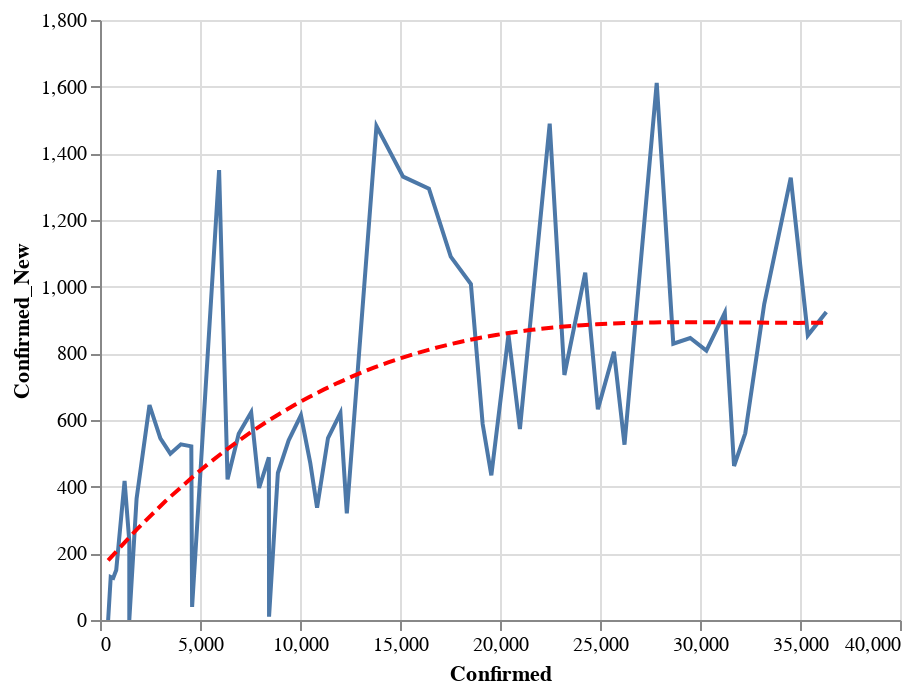

This figure's notebook cell:
### Code cell
data = county_data('CA')
state = alt.Chart(data[data['County'] == 'Los Angeles'].sort_values('Date').tail(60)).mark_line().encode(
    x='Confirmed:Q',
    y='Confirmed_New:Q'
)
reg = state.transform_regression("Confirmed", "Confirmed_New", method="poly").mark_line(color='red', strokeDash=[6,3])
(state+reg).interactive()

### Figure 1 — Vega-Lite specification as saved in the notebook (floating-point values rounded to 4 significant figures)
{"config": {"view": {"continuousWidth": 400, "continuousHeight": 300}}, "layer": [{"mark": "line", "encoding": {"x": {"type": "quantitative", "field": "Confirmed"}, "y": {"type": "quantitative", "field": "Confirmed_New"}}, "selection": {"selector016": {"type": "interval", "bind": "scales", "encodings": ["x", "y"]}}}, {"mark": {"type": "line", "color": "red", "strokeDash": [6, 3]}, "encoding": {"x": {"type": "quantitative", "field": "Confirmed"}, "y": {"type": "quantitative", "field": "Confirmed_New"}}, "transform": [{"on": "Confirmed", "regression": "Confirmed_New", "method": "poly"}]}], "data": {"name": "data-2bb5ead5dc7f865883891ad285792890"}, "$schema": "https://vega.github.io/schema/vega-lite/v4.0.2.json", "datasets": {"data-2bb5ead5dc7f865883891ad285792890": [{"County": "Los Angeles", "Date": "03-22-2020", "Confirmed": 407.0, "Deaths": 5.0, "Recovered": 0.0, "Confirmed_New": 0.0, "Deaths_New": 0.0, "Recovered_New": 0.0, "Active": 402.0}, {"County": "Los Angeles", "Date": "03-23-2020", "Confirmed": 536.0, "Deaths": 7.0, "Recovered": 0.0, "Confirmed_New": 129.0, "Deaths_New": 2.0, "Recovered_New": 0.0, "Active": 529.0}, {"County": "Los Angeles", "Date": "03-24-2020", "Confirmed": 662.0, "Deaths": 11.0, "Recovered": 0.0, "Confirmed_New": 126.0, "Deaths_New": 4.0, "Recovered_New": 0.0, "Active": 651.0}, {"County": "Los Angeles", "Date": "03-25-2020", "Confirmed": 812.0, "Deaths": 13.0, "Recovered": 0.0, "Confirmed_New": 150.0, "Deaths_New": 2.0, "Recovered_New": 0.0, "Active": 799.0}, {"County": "Los Angeles", "Date": "03-26-2020", "Confirmed": 1229.0, "Deaths": 21.0, "Recovered": 0.0, "Confirmed_New": 417.0, "Deaths_New": 8.0, "Recovered_New": 0.0, "Active": 1208.0}, {"County": "Los Angeles", "Date": "03-27-2020", "Confirmed": 1465.0, "Deaths": 26.0, "Recovered": 0.0, "Confirmed_New": 236.0, "Deaths_New": 5.0, "Recovered_New": 0.0, "Active": 1439.0}, {"County": "Los Angeles", "Date": "03-28-2020", "Confirmed": 1465.0, "Deaths": 26.0, "Recovered": 0.0, "Confirmed_New": 0.0, "Deaths_New": 0.0, "Recovered_New": 0.0, "Active": 1439.0}, {"County": "Los Angeles", "Date": "03-29-2020", "Confirmed": 1829.0, "Deaths": 32.0, "Recovered": 0.0, "Confirmed_New": 364.0, "Deaths_New": 6.0, "Recovered_New": 0.0, "Active": 1797.0}, {"County": "Los Angeles", "Date": "03-30-2020", "Confirmed": 2474.0, "Deaths": 44.0, "Recovered": 0.0, "Confirmed_New": 645.0, "Deaths_New": 12.0, "Recovered_New": 0.0, "Active": 2430.0}, {"County": "Los Angeles", "Date": "03-31-2020", "Confirmed": 3019.0, "Deaths": 54.0, "Recovered": 0.0, "Confirmed_New": 545.0, "Deaths_New": 10.0, "Recovered_New": 0.0, "Active": 2965.0}, {"County": "Los Angeles", "Date": "04-01-2020", "Confirmed": 3518.0, "Deaths": 64.0, "Recovered": 0.0, "Confirmed_New": 499.0, "Deaths_New": 10.0, "Recovered_New": 0.0, "Active": 3454.0}, {"County": "Los Angeles", "Date": "04-02-2020", "Confirmed": 4045.0, "Deaths": 78.0, "Recovered": 0.0, "Confirmed_New": 527.0, "Deaths_New": 14.0, "Recovered_New": 0.0, "Active": 3967.0}, {"County": "Los Angeles", "Date": "04-03-2020", "Confirmed": 4566.0, "Deaths": 89.0, "Recovered": 0.0, "Confirmed_New": 521.0, "Deaths_New": 11.0, "Recovered_New": 0.0, "Active": 4477.0}, {"County": "Los Angeles", "Date": "04-04-2020", "Confirmed": 4605.0, "Deaths": 93.0, "Recovered": 0.0, "Confirmed_New": 39.0, "Deaths_New": 4.0, "Recovered_New": 0.0, "Active": 4512.0}, {"County": "Los Angeles", "Date": "04-05-2020", "Confirmed": 5955.0, "Deaths": 132.0, "Recovered": 0.0, "Confirmed_New": 1350.0, "Deaths_New": 39.0, "Recovered_New": 0.0, "Active": 5823.0}, {"County": "Los Angeles", "Date": "04-06-2020", "Confirmed": 6377.0, "Deaths": 147.0, "Recovered": 0.0, "Confirmed_New": 422.0, "Deaths_New": 15.0, "Recovered_New": 0.0, "Active": 6230.0}, {"County": "Los Angeles", "Date": "04-07-2020", "Confirmed": 6936.0, "Deaths": 169.0, "Recovered": 0.0, "Confirmed_New": 559.0, "Deaths_New": 22.0, "Recovered_New": 0.0, "Active": 6767.0}, {"County": "Los Angeles", "Date": "04-08-2020", "Confirmed": 7559.0, "Deaths": 198.0, "Recovered": 0.0, "Confirmed_New": 623.0, "Deaths_New": 29.0, "Recovered_New": 0.0, "Active": 7361.0}, {"County": "Los Angeles", "Date": "04-09-2020", "Confirmed": 7955.0, "Deaths": 223.0, "Recovered": 0.0, "Confirmed_New": 396.0, "Deaths_New": 25.0, "Recovered_New": 0.0, "Active": 7732.0}, {"County": "Los Angeles", "Date": "04-10-2020", "Confirmed": 8443.0, "Deaths": 242.0, "Recovered": 0.0, "Confirmed_New": 488.0, "Deaths_New": 19.0, "Recovered_New": 0.0, "Active": 8201.0}, {"County": "Los Angeles", "Date": "04-11-2020", "Confirmed": 8453.0, "Deaths": 244.0, "Recovered": 0.0, "Confirmed_New": 10.0, "Deaths_New": 2.0, "Recovered_New": 0.0, "Active": 8209.0}, {"County": "Los Angeles", "Date": "04-12-2020", "Confirmed": 8894.0, "Deaths": 269.0, "Recovered": 0.0, "Confirmed_New": 441.0, "Deaths_New": 25.0, "Recovered_New": 0.0, "Active": 8625.0}, {"County": "Los Angeles", "Date": "04-13-2020", "Confirmed": 9433.0, "Deaths": 322.0, "Recovered": 0.0, "Confirmed_New": 539.0, "Deaths_New": 53.0, "Recovered_New": 0.0, "Active": 9111.0}, {"County": "Los Angeles", "Date": "04-14-2020", "Confirmed": 10050.0, "Deaths": 360.0, "Recovered": 0.0, "Confirmed_New": 614.0, "Deaths_New": 38.0, "Recovered_New": 0.0, "Active": 9687.0}, {"County": "Los Angeles", "Date": "04-15-2020", "Confirmed": 10520.0, "Deaths": 405.0, "Recovered": 0.0, "Confirmed_New": 470.0, "Deaths_New": 45.0, "Recovered_New": 0.0, "Active": 10110.0}, {"County": "Los Angeles", "Date": "04-16-2020", "Confirmed": 10850.0, "Deaths": 457.0, "Recovered": 0.0, "Confirmed_New": 337.0, "Deaths_New": 52.0, "Recovered_New": 0.0, "Active": 10400.0}, {"County": "Los Angeles", "Date": "04-17-2020", "Confirmed": 11400.0, "Deaths": 497.0, "Recovered": 0.0, "Confirmed_New": 546.0, "Deaths_New": 40.0, "Recovered_New": 0.0, "Active": 10900.0}, {"County": "Los Angeles", "Date": "04-18-2020", "Confirmed": 12020.0, "Deaths": 576.0, "Recovered": 0.0, "Confirmed_New": 621.0, "Deaths_New": 79.0, "Recovered_New": 0.0, "Active": 11440.0}, {"County": "Los Angeles", "Date": "04-19-2020", "Confirmed": 12340.0, "Deaths": 600.0, "Recovered": 0.0, "Confirmed_New": 320.0, "Deaths_New": 24.0, "Recovered_New": 0.0, "Active": 11740.0}, {"County": "Los Angeles", "Date": "04-20-2020", "Confirmed": 13820.0, "Deaths": 619.0, "Recovered": 0.0, "Confirmed_New": 1482.0, "Deaths_New": 19.0, "Recovered_New": 0.0, "Active": 13200.0}, {"County": "Los Angeles", "Date": "04-21-2020", "Confirmed": 15150.0, "Deaths": 663.0, "Recovered": 0.0, "Confirmed_New": 1330.0, "Deaths_New": 44.0, "Recovered_New": 0.0, "Active": 14490.0}, {"County": "Los Angeles", "Date": "04-22-2020", "Confirmed": 16450.0, "Deaths": 732.0, "Recovered": 0.0, "Confirmed_New": 1294.0, "Deaths_New": 69.0, "Recovered_New": 0.0, "Active": 15720.0}, {"County": "Los Angeles", "Date": "04-23-2020", "Confirmed": 17540.0, "Deaths": 797.0, "Recovered": 0.0, "Confirmed_New": 1090.0, "Deaths_New": 65.0, "Recovered_New": 0.0, "Active": 16740.0}, {"County": "Los Angeles", "Date": "04-24-2020", "Confirmed": 18540.0, "Deaths": 850.0, "Recovered": 0.0, "Confirmed_New": 1008.0, "Deaths_New": 53.0, "Recovered_New": 0.0, "Active": 17700.0}, {"County": "Los Angeles", "Date": "04-25-2020", "Confirmed": 19130.0, "Deaths": 895.0, "Recovered": 0.0, "Confirmed_New": 588.0, "Deaths_New": 45.0, "Recovered_New": 0.0, "Active": 18240.0}, {"County": "Los Angeles", "Date": "04-26-2020", "Confirmed": 19570.0, "Deaths": 916.0, "Recovered": 0.0, "Confirmed_New": 434.0, "Deaths_New": 21.0, "Recovered_New": 0.0, "Active": 18650.0}, {"County": "Los Angeles", "Date": "04-27-2020", "Confirmed": 20420.0, "Deaths": 944.0, "Recovered": 0.0, "Confirmed_New": 856.0, "Deaths_New": 28.0, "Recovered_New": 0.0, "Active": 19480.0}, {"County": "Los Angeles", "Date": "04-28-2020", "Confirmed": 21000.0, "Deaths": 1002.0, "Recovered": 0.0, "Confirmed_New": 573.0, "Deaths_New": 58.0, "Recovered_New": 0.0, "Active": 19990.0}, {"County": "Los Angeles", "Date": "04-29-2020", "Confirmed": 22480.0, "Deaths": 1056.0, "Recovered": 0.0, "Confirmed_New": 1489.0, "Deaths_New": 54.0, "Recovered_New": 0.0, "Active": 21430.0}, {"County": "Los Angeles", "Date": "04-30-2020", "Confirmed": 23220.0, "Deaths": 1111.0, "Recovered": 0.0, "Confirmed_New": 735.0, "Deaths_New": 55.0, "Recovered_New": 0.0, "Active": 22110.0}, {"County": "Los Angeles", "Date": "05-01-2020", "Confirmed": 24260.0, "Deaths": 1174.0, "Recovered": 0.0, "Confirmed_New": 1042.0, "Deaths_New": 63.0, "Recovered_New": 0.0, "Active": 23090.0}, {"County": "Los Angeles", "Date": "05-02-2020", "Confirmed": 24890.0, "Deaths": 1209.0, "Recovered": 0.0, "Confirmed_New": 632.0, "Deaths_New": 35.0, "Recovered_New": 0.0, "Active": 23680.0}, {"County": "Los Angeles", "Date": "05-03-2020", "Confirmed": 25700.0, "Deaths": 1231.0, "Recovered": 0.0, "Confirmed_New": 805.0, "Deaths_New": 22.0, "Recovered_New": 0.0, "Active": 24470.0}, {"County": "Los Angeles", "Date": "05-04-2020", "Confirmed": 26220.0, "Deaths": 1257.0, "Recovered": 0.0, "Confirmed_New": 526.0, "Deaths_New": 26.0, "Recovered_New": 0.0, "Active": 24970.0}, {"County": "Los Angeles", "Date": "05-05-2020", "Confirmed": 27840.0, "Deaths": 1315.0, "Recovered": 0.0, "Confirmed_New": 1611.0, "Deaths_New": 58.0, "Recovered_New": 0.0, "Active": 26520.0}, {"County": "Los Angeles", "Date": "05-06-2020", "Confirmed": 28660.0, "Deaths": 1369.0, "Recovered": 0.0, "Confirmed_New": 829.0, "Deaths_New": 54.0, "Recovered_New": 0.0, "Active": 27300.0}, {"County": "Los Angeles", "Date": "05-07-2020", "Confirmed": 29510.0, "Deaths": 1418.0, "Recovered": 0.0, "Confirmed_New": 846.0, "Deaths_New": 49.0, "Recovered_New": 0.0, "Active": 28090.0}, {"County": "Los Angeles", "Date": "05-08-2020", "Confirmed": 30320.0, "Deaths": 1470.0, "Recovered": 0.0, "Confirmed_New": 808.0, "Deaths_New": 52.0, "Recovered_New": 0.0, "Active": 28850.0}, {"County": "Los Angeles", "Date": "05-09-2020", "Confirmed": 31240.0, "Deaths": 1515.0, "Recovered": 0.0, "Confirmed_New": 922.0, "Deaths_New": 45.0, "Recovered_New": 0.0, "Active": 29730.0}, {"County": "Los Angeles", "Date": "05-10-2020", "Confirmed": 31700.0, "Deaths": 1531.0, "Recovered": 0.0, "Confirmed_New": 462.0, "Deaths_New": 16.0, "Recovered_New": 0.0, "Active": 30170.0}, {"County": "Los Angeles", "Date": "05-11-2020", "Confirmed": 32260.0, "Deaths": 1570.0, "Recovered": 0.0, "Confirmed_New": 560.0, "Deaths_New": 39.0, "Recovered_New": 0.0, "Active": 30690.0}, {"County": "Los Angeles", "Date": "05-12-2020", "Confirmed": 33210.0, "Deaths": 1616.0, "Recovered": 0.0, "Confirmed_New": 948.0, "Deaths_New": 46.0, "Recovered_New": 0.0, "Active": 31600.0}, {"County": "Los Angeles", "Date": "05-13-2020", "Confirmed": 34540.0, "Deaths": 1660.0, "Recovered": 0.0, "Confirmed_New": 1327.0, "Deaths_New": 44.0, "Recovered_New": 0.0, "Active": 32880.0}, {"County": "Los Angeles", "Date": "05-14-2020", "Confirmed": 35390.0, "Deaths": 1711.0, "Recovered": 0.0, "Confirmed_New": 854.0, "Deaths_New": 51.0, "Recovered_New": 0.0, "Active": 33680.0}, {"County": "Los Angeles", "Date": "05-15-2020", "Confirmed": 36320.0, "Deaths": 1753.0, "Recovered": 0.0, "Confirmed_New": 924.0, "Deaths_New": 42.0, "Recovered_New": 0.0, "Active": 34560.0}]}}
